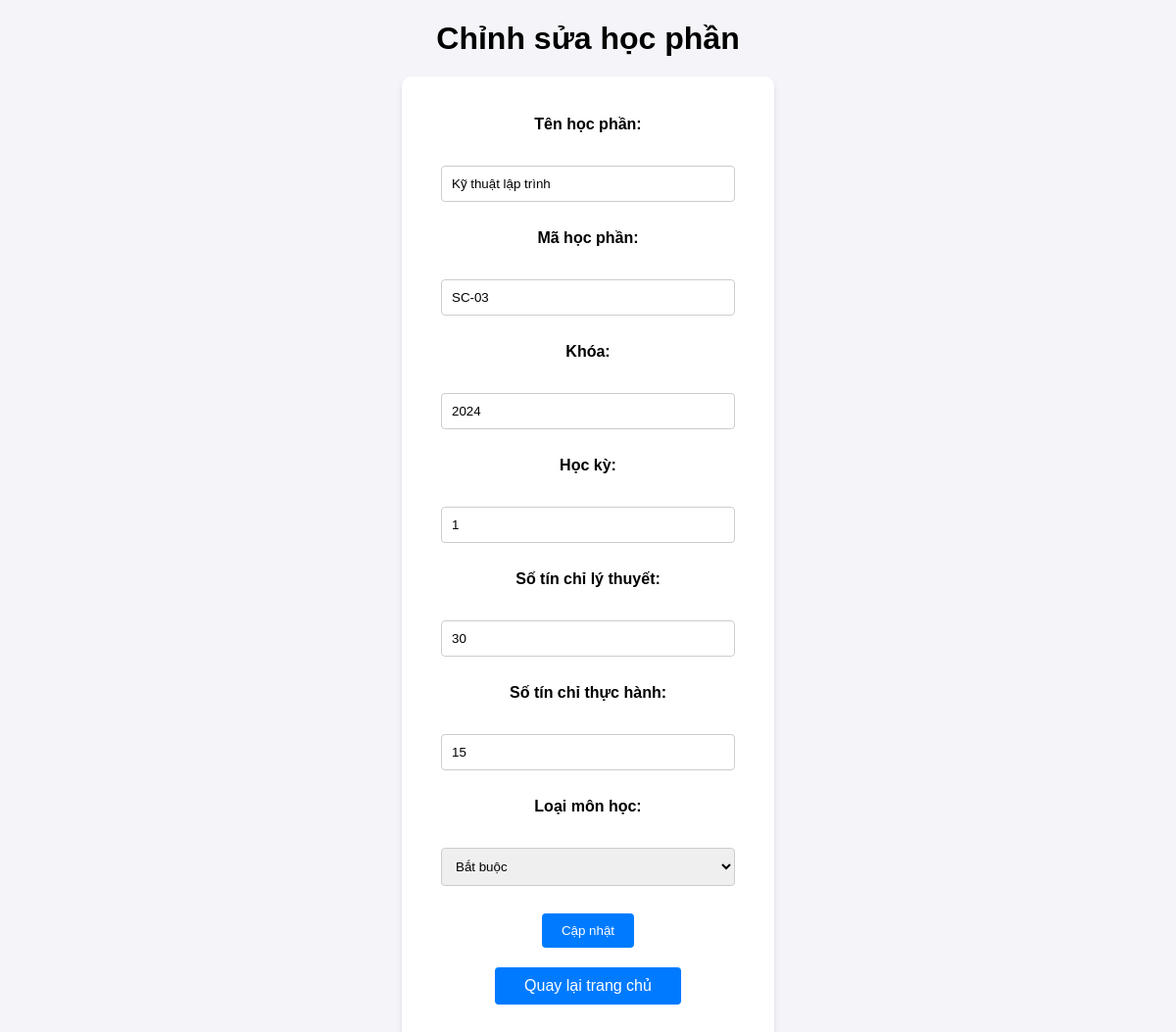
Screenshot of /edit_section.php?id=16 (signed in) with the database file from the repository.
### tables this page shows
CREATE TABLE `sections` (
  `id` int(11) NOT NULL,
  `section_name` varchar(100) NOT NULL,
  `course_code` varchar(20) DEFAULT NULL,
  `course_name` varchar(100) DEFAULT NULL,
  `semester` int(11) DEFAULT NULL,
  `user_id` int(11) NOT NULL,
  `theoretical_credits` int(11) NOT NULL DEFAULT 0,
  `practical_credits` int(11) NOT NULL DEFAULT 0,
  `course_type` enum('Bắt buộc','Tự chọn') NOT NULL DEFAULT 'Bắt buộc'
);

### edit_section.php (the view, shortened to what this page needs)
<?php
require_once 'db.php';
$id = intval($_GET['id']);
$sql = "SELECT * FROM sections WHERE id = ?";
$stmt = $conn->prepare($sql);
$stmt->bind_param("i", $id);
$stmt->execute();
$result = $stmt->get_result();
$section = $result->fetch_assoc();
?>
<!DOCTYPE html>
<html lang="vi">
<head>
    <link rel="stylesheet" href="css/edit_section.css">
</head>
<body>
    <h1>Chỉnh sửa học phần</h1>
    <form method="POST">
        <label for="section_name">Tên học phần:</label><br>
        <input type="text" id="section_name" name="section_name" value="<?= htmlspecialchars($section['section_name']) ?>"><br><br>
        <label for="course_code">Mã học phần:</label><br>
        <input type="text" id="course_code" name="course_code" value="<?= htmlspecialchars($section['course_code']) ?>"><br><br>
        <label for="course_name">Khóa:</label><br>
        <input type="text" id="course_name" name="course_name" value="<?= htmlspecialchars($section['course_name']) ?>"><br><br>
        <label for="semester">Học kỳ:</label><br>
        <input type="text" id="semester" name="semester" value="<?= htmlspecialchars($section['semester']) ?>"><br><br>
        <label for="theoretical_credits">Số tín chỉ lý thuyết:</label><br>
        <input type="number" id="theoretical_credits" name="theoretical_credits" value="<?= htmlspecialchars($section['theoretical_credits']) ?>"><br><br>
        <label for="practical_credits">Số tín chỉ thực hành:</label><br>
        <input type="number" id="practical_credits" name="practical_credits" value="<?= htmlspecialchars($section['practical_credits']) ?>"><br><br>
        <label for="course_type">Loại môn học:</label><br>
        <select id="course_type" name="course_type">
            <option value="Bắt buộc" <?= $section['course_type'] === 'Bắt buộc' ? 'selected' : '' ?>>Bắt buộc</option>
        </select><br><br>
        <button type="submit">Cập nhật</button>
        <a href="index.php" class="back-btn">Quay lại trang chủ</a>
    </form>
</body>
</html>

### css/edit_section.css (style rules this page uses)
body { font-family: Arial, sans-serif; background-color: #f4f4f9; margin: 0; padding: 0; text-align: center; }
form { display: inline-block; background-color: #fff; padding: 40px; border-radius: 10px; box-shadow: 0px 4px 6px rgba(0, 0, 0, 0.1); }
input[type="text"], input[type="number"], select { width: 300px; padding: 10px; margin: 10px 0; border: 1px solid #ccc; border-radius: 4px; box-sizing: border-box; }
label { display: block; margin-bottom: 5px; font-weight: bold; }
button { padding: 10px 20px; border: none; background-color: #007BFF; color: white; border-radius: 4px; cursor: pointer; }
h1 { text-align: center; margin-bottom: 20px; }
.back-btn { display: block; margin: 20px auto; padding: 10px 20px; background-color: #007BFF; color: white; text-align: center; text-decoration: none; border-radius: 4px; width: 150px; }

### rows the page displays
sections: section_name "Kỹ thuật lập trình", course_code "SC-03", course_name "2024", semester "1", theoretical_credits "30", practical_credits "15", course_type "Bắt buộc"
